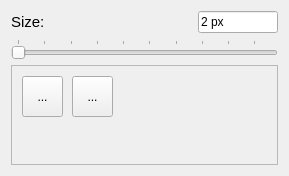
<?xml version="1.0" encoding="UTF-8"?>
<ui version="4.0">
 <class>brushMenuDialog</class>
 <widget class="QDialog" name="brushMenuDialog">
  <property name="geometry">
   <rect>
    <x>0</x>
    <y>0</y>
    <width>289</width>
    <height>176</height>
   </rect>
  </property>
  <property name="windowTitle">
   <string>Brush Menu</string>
  </property>
  <property name="whatsThis">
   <string/>
  </property>
  <property name="layoutDirection">
   <enum>Qt::LeftToRight</enum>
  </property>
  <property name="autoFillBackground">
   <bool>true</bool>
  </property>
  <property name="sizeGripEnabled">
   <bool>false</bool>
  </property>
  <property name="modal">
   <bool>false</bool>
  </property>
  <layout class="QFormLayout" name="formLayout">
   <item row="0" column="0" colspan="2">
    <layout class="QHBoxLayout" name="horizontalLayout">
     <item>
      <widget class="QLabel" name="label">
       <property name="font">
        <font>
         <pointsize>11</pointsize>
        </font>
       </property>
       <property name="text">
        <string>Size:</string>
       </property>
      </widget>
     </item>
     <item>
      <spacer name="horizontalSpacer">
       <property name="orientation">
        <enum>Qt::Horizontal</enum>
       </property>
       <property name="sizeHint" stdset="0">
        <size>
         <width>40</width>
         <height>20</height>
        </size>
       </property>
      </spacer>
     </item>
     <item>
      <widget class="QLineEdit" name="lineEdit">
       <property name="sizePolicy">
        <sizepolicy hsizetype="Maximum" vsizetype="Fixed">
         <horstretch>0</horstretch>
         <verstretch>0</verstretch>
        </sizepolicy>
       </property>
       <property name="maximumSize">
        <size>
         <width>80</width>
         <height>16777215</height>
        </size>
       </property>
       <property name="text">
        <string>2 px</string>
       </property>
       <property name="placeholderText">
        <string/>
       </property>
      </widget>
     </item>
    </layout>
   </item>
   <item row="2" column="0" colspan="2">
    <widget class="QScrollArea" name="scrollArea">
     <property name="widgetResizable">
      <bool>true</bool>
     </property>
     <widget class="QWidget" name="scrollAreaWidgetContents">
      <property name="geometry">
       <rect>
        <x>0</x>
        <y>0</y>
        <width>269</width>
        <height>69</height>
       </rect>
      </property>
      <widget class="QToolButton" name="squareButton">
       <property name="geometry">
        <rect>
         <x>10</x>
         <y>10</y>
         <width>41</width>
         <height>41</height>
        </rect>
       </property>
       <property name="text">
        <string>...</string>
       </property>
       <property name="icon">
        <iconset>
         <normaloff>icon/square.png</normaloff>square.png</iconset>
       </property>
       <property name="checkable">
        <bool>true</bool>
       </property>
      </widget>
      <widget class="QToolButton" name="circleButton">
       <property name="geometry">
        <rect>
         <x>60</x>
         <y>10</y>
         <width>41</width>
         <height>41</height>
        </rect>
       </property>
       <property name="text">
        <string>...</string>
       </property>
       <property name="icon">
        <iconset>
         <normaloff>circle.png</normaloff>circle.png</iconset>
       </property>
       <property name="checkable">
        <bool>true</bool>
       </property>
      </widget>
     </widget>
    </widget>
   </item>
   <item row="1" column="0" colspan="2">
    <widget class="QSlider" name="horizontalSlider">
     <property name="minimum">
      <number>2</number>
     </property>
     <property name="maximum">
      <number>50</number>
     </property>
     <property name="singleStep">
      <number>2</number>
     </property>
     <property name="orientation">
      <enum>Qt::Horizontal</enum>
     </property>
     <property name="invertedAppearance">
      <bool>false</bool>
     </property>
     <property name="invertedControls">
      <bool>false</bool>
     </property>
     <property name="tickPosition">
      <enum>QSlider::TicksAbove</enum>
     </property>
     <property name="tickInterval">
      <number>5</number>
     </property>
    </widget>
   </item>
  </layout>
 </widget>
 <resources/>
 <connections/>
</ui>
